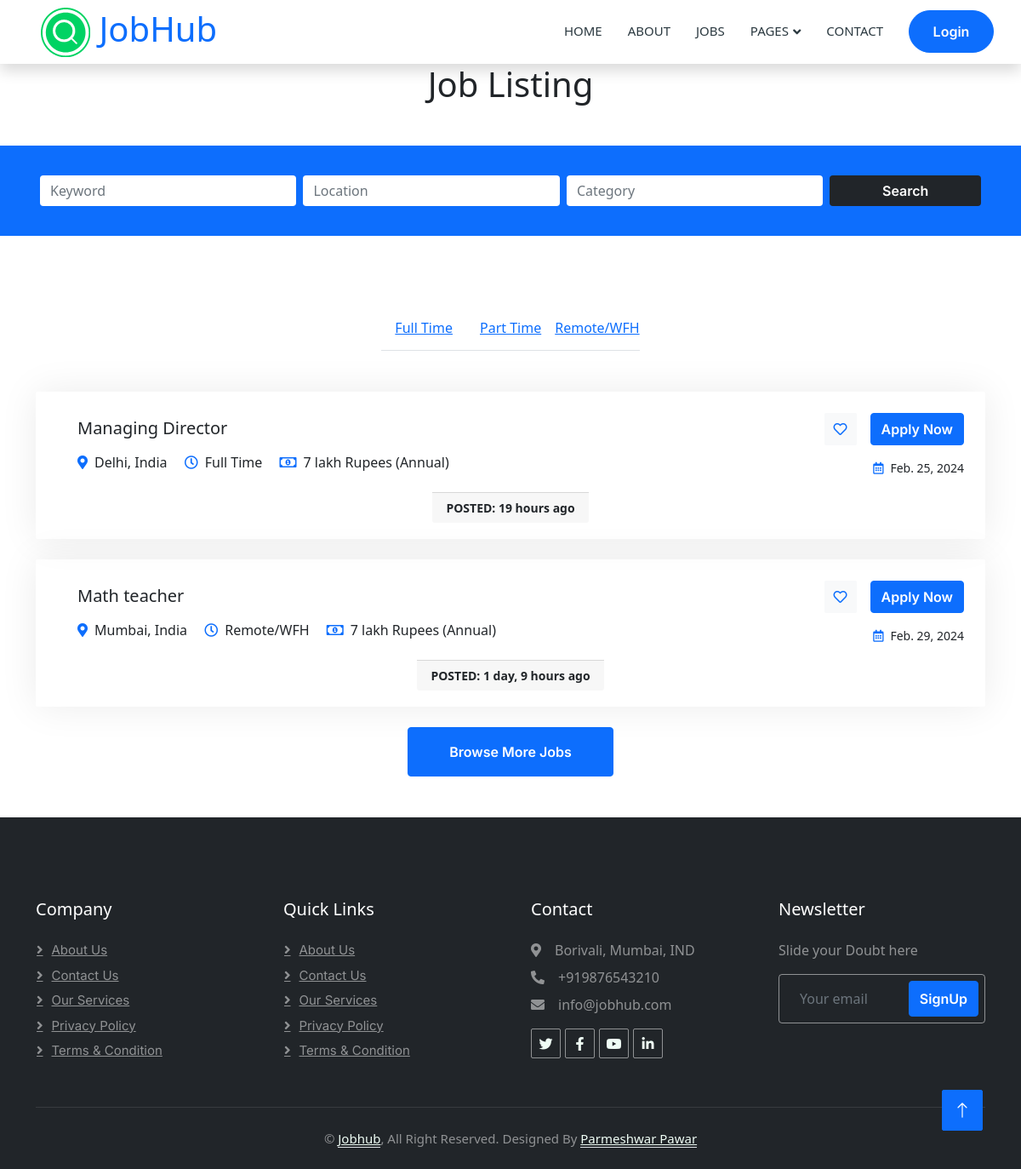
/joblist/, run on the app's committed database.
### jobapp/models.py (models this page shows)
class Job_detail(models.Model):
    company_name = models.CharField(max_length=50)
    company_details = models.CharField(max_length=100)
    job_post = models.CharField(max_length=70)
    job_category = models.CharField(max_length=50, choices=CATEGORY_CHOICES)
    job_location = models.CharField(max_length=50)
    job_nature = models.CharField(max_length=15 , choices=JOB_TYPE)
    job_salary = models.IntegerField(default=1)
    job_published = models.DateTimeField(auto_now=True)
    job_dateline = models.DateField()
    job_desc = models.CharField(max_length=250)
    job_responsibility = models.CharField(max_length=400)
    job_qualification = models.CharField(max_length=400)
    job_vacancy = models.IntegerField(default=1)
    status = models.CharField(max_length=15,choices=Status_type)
    user = models.ForeignKey(User, on_delete=models.CASCADE)

### jobapp/views.py (the view)
# urls.py: path('joblist/',views.joblist,name='joblist'),
def joblist(request):
    jobs1 = Job_detail.objects.filter(job_nature = 'Full Time')
    jobs2 = Job_detail.objects.filter(job_nature = 'Part Time')
    jobs3 = Job_detail.objects.filter(job_nature = 'Remote/WFH')
    return render(request,'job-list.html',{'jobs1':jobs1,'jobs2':jobs2,'jobs3':jobs3})

### jobapp/templates/job-list.html (shortened to what this page needs)
{% extends 'base.html'%}
{%load humanize%}
{% load static %}
{% block body %}
<div class="container-xxl bg-white p-0">
    <h1 class="text-center mb-5 wow fadeInUp" data-wow-delay="0.1s">Job Listing</h1>
    <div class="container-fluid bg-primary mb-5 wow fadeIn" data-wow-delay="0.1s" style="padding: 35px;">
        <div class="container">
            <form method="get" action="{% url 'search_jobs' %}">
                <div class="row g-2">
                    <div class="col-md-10">
                        <div class="row g-2">
                            <div class="col-md-4">
                                <input type="text" class="form-control border-0" name= "keyword" placeholder="Keyword">
                            </div>
                            <div class="col-md-4">
                                <input type="text" class="form-control border-0" name= "location" placeholder="Location">
                            </div>
                            <div class="col-md-4">
                                <input type="text" class="form-control border-0" name= "category" placeholder="Category">
                            </div>
                        </div>
                    </div>
                    <div class="col-md-2">
                        <button class="btn btn-dark border-0 w-100" >Search</button>
                    </div>
                </div>
            </form>
        </div>
    </div>
    <div class="container-xxl py-5">
        <div class="container">
            <div class="tab-class text-center wow fadeInUp" data-wow-delay="0.3s">
                <ul class="nav nav-pills d-inline-flex justify-content-center border-bottom mb-5">
                    <li class="nav-item">
                        <a class="d-flex align-items-center text-start mx-3 pb-3" data-bs-toggle="pill" href="#tab-2">
                            <h6 class="mt-n1 mb-0">Full Time</h6>
                        </a>
                    </li>
                    <li class="nav-item">
                        <a class="d-flex align-items-center text-start mx-3 me-0 pb-3" data-bs-toggle="pill" href="#tab-3">
                            <h6 class="mt-n1 mb-0">Part Time</h6>
                        </a>
                    </li>
                    <li class="nav-item">
                        <a class="d-flex align-items-center text-start mx-3 me-0 pb-3" data-bs-toggle="pill" href="#tab-4">
                            <h6 class="mt-n1 mb-0">Remote/WFH</h6>
                        </a>
                    </li>
                </ul>
                <div class="tab-content">
                    <div id="tab-2" class="tab-pane fade show p-0 active">
                        {% for x in jobs1 %}
                        <div class="job-item p-4 mb-4">
                            <div class="row g-4">
                                <div class="col-sm-12 col-md-8 d-flex align-items-center">
                                    <div class="text-start ps-4">
                                        <h5 class="mb-3">{{x.job_post}}</h5>
                                        <span class="text-truncate me-3"><i class="fa fa-map-marker-alt text-primary me-2"></i>{{x.job_location}}</span>
                                        <span class="text-truncate me-3"><i class="far fa-clock text-primary me-2"></i>{{x.job_nature}}</span>
                                        <span class="text-truncate me-0"><i class="far fa-money-bill-alt text-primary me-2"></i>{{x.job_salary}} lakh Rupees (Annual)</span>
                                    </div>
                                </div>
                                <div class="col-sm-12 col-md-4 d-flex flex-column align-items-start align-items-md-end justify-content-center">
                                    <div class="d-flex mb-3">
                                        <a class="btn btn-light btn-square me-3" href=""><i class="far fa-heart text-primary"></i></a>
                                        <a class="btn btn-primary" href="/jobdetails/{{x.pk}}">Apply Now</a>
                                    </div>
                                    <small class="text-truncate"><i class="far fa-calendar-alt text-primary me-2"></i>{{x.job_dateline}}</small>
                                </div>
                                <div>
                                    <small class="card-footer"><b>POSTED: {{x.job_published|naturaltime}}</b></small>
                                </div>
                            </div>
                        </div>
                        {%endfor%}
                    </div>
                    <div id="tab-4" class="tab-pane fade show p-0 active">
                        {% for x in jobs3 %}
                        <div class="job-item p-4 mb-4">
                            <div class="row g-4">
                                <div class="col-sm-12 col-md-8 d-flex align-items-center">
                                    <div class="text-start ps-4">
                                        <h5 class="mb-3">{{x.job_post}}</h5>
                                        <span class="text-truncate me-3"><i class="fa fa-map-marker-alt text-primary me-2"></i>{{x.job_location}}</span>
                                        <span class="text-truncate me-3"><i class="far fa-clock text-primary me-2"></i>{{x.job_nature}}</span>
                                        <span class="text-truncate me-0"><i class="far fa-money-bill-alt text-primary me-2"></i>{{x.job_salary}} lakh Rupees (Annual)</span>
                                    </div>
                                </div>
                                <div class="col-sm-12 col-md-4 d-flex flex-column align-items-start align-items-md-end justify-content-center">
                                    <div class="d-flex mb-3">
                                        <a class="btn btn-light btn-square me-3" href=""><i class="far fa-heart text-primary"></i></a>
                                        <a class="btn btn-primary" href="/jobdetails/{{x.pk}}">Apply Now</a>
                                    </div>
                                    <small class="text-truncate"><i class="far fa-calendar-alt text-primary me-2"></i>{{x.job_dateline}}</small>
                                </div>
                                <div>
                                    <small class="card-footer"><b>POSTED: {{x.job_published|naturaltime}}</b></small>
                                </div>
                            </div>
                        </div>
                        {%endfor%}
                    </div>
                    <a class="btn btn-primary py-3 px-5" href="">Browse More Jobs</a>
                </div>
            </div>
        </div>
    </div>
</div>
{% endblock %}

### jobapp/static/css/style.css (style rules this page uses)
:root { --primary: #00B074; --secondary: #2B9BFF; --light: #EFFDF5; --dark: #2B3940; }
.btn { font-family: 'Inter', sans-serif; font-weight: 600; transition: .5s; }
.btn.btn-primary, .btn.btn-secondary { color: #FFFFFF; }
.btn-square { width: 38px; height: 38px; }
.btn-square, .btn-sm-square, .btn-lg-square { padding: 0; display: flex; align-items: center; justify-content: center; font-weight: normal; border-radius: 2px; }
.job-item { border: 1px solid transparent; border-radius: 2px; box-shadow: 0 0 45px rgba(0, 0, 0, .08); transition: .5s; }

### data on the page
Job_detail: job_post "Managing Director", job_location "Delhi, India", job_nature "Full Time", job_salary "7", job_dateline "Feb. 25, 2024", job_published "19 hours ago"
Job_detail: job_post "Math teacher", job_location "Mumbai, India", job_nature "Remote/WFH", job_salary "7", job_dateline "Feb. 29, 2024", job_published "1 day, 9 hours ago"
